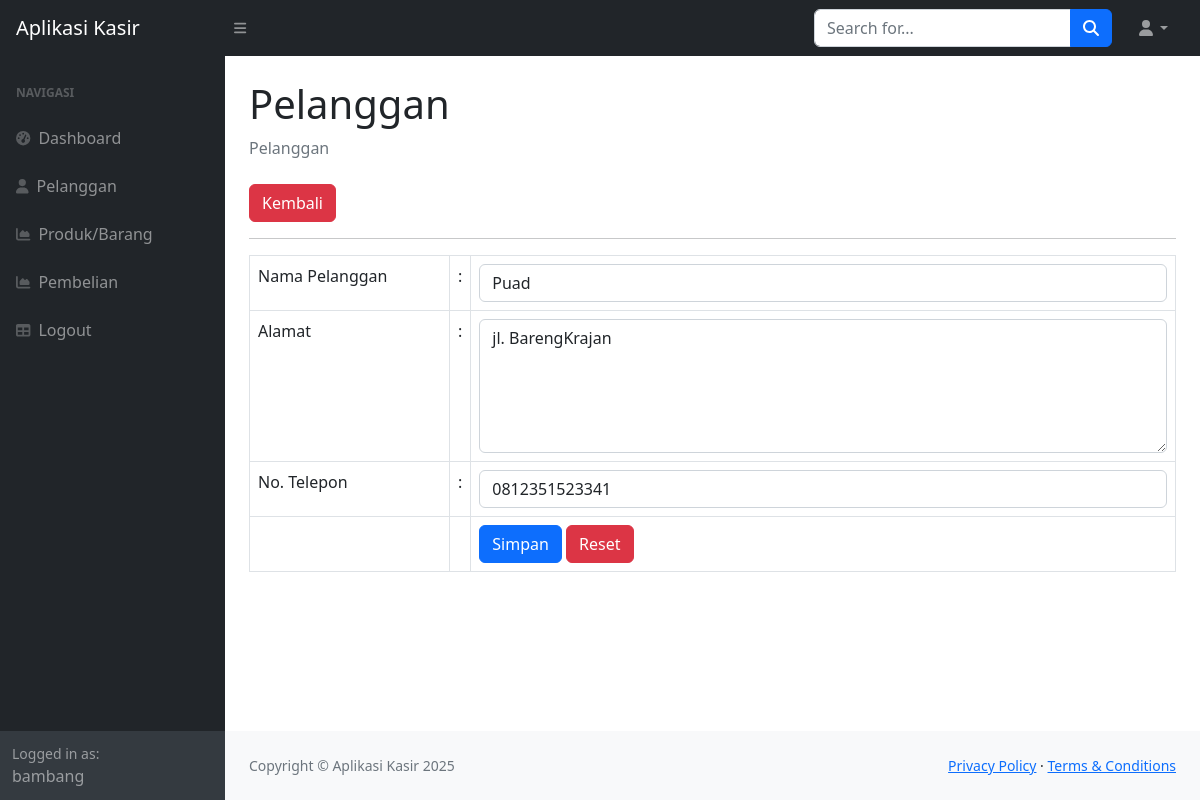
The app's page /?page=pelanggan_ubah&&id=1 (signed in) with its own data.
### tables this page shows
CREATE TABLE `pelanggan` (
  `id_pelanggan` int(11) NOT NULL,
  `nama_pelanggan` varchar(255) DEFAULT NULL,
  `alamat` text DEFAULT NULL,
  `no_telepon` varchar(255) DEFAULT NULL
);

### pelanggan_ubah.php (the view, shortened to what this page needs)
<?php
    $id = $_GET['id'];
    $query = mysqli_query($koneksi,"SELECT*FROM pelanggan WHERE id_pelanggan=$id");
    $data = mysqli_fetch_array($query);
?>
<div class="container-fluid px-4">
                        <h1 class="mt-4">Pelanggan</h1>
                        <ol class="breadcrumb mb-4">
                            <li class="breadcrumb-item active">Pelanggan</li>
                        </ol>
                            <a href="?page=pelanggan" class="btn btn-danger">Kembali</a>
                            <hr>
                            <form method="POST">
                                <table class="table table-bordered">
                                    <tr>
                                        <td width="200">Nama Pelanggan</td>
                                        <td width="1">:</td>
                                        <td><input class="form-control" value="<?php echo $data['nama_pelanggan']; ?>" type="text" name="nama_pelanggan"></td>
                                    </tr>
                                    <tr>
                                        <td>Alamat</td>
                                        <td>:</td>
                                        <td>
                                        <textarea name="alamat" rows="5" class="form-control"><?php echo $data['alamat']; ?></textarea>
                                        </td>
                                    </tr>
                                    <tr>
                                        <td>No. Telepon</td>
                                        <td>:</td>
                                        <td><input class="form-control" type="number" step="0" value="<?php echo $data['no_telepon']; ?>" name="no_telepon"></td>
                                    </tr>
                                    <tr>
                                        <td></td>
                                        <td></td>
                                        <td>
                                            <button type="submit" class="btn btn-primary">Simpan</button>
                                            <button type="reset" class="btn btn-danger">Reset</button>
                                        </td>
                                    </tr>
                                </table>
                            </form>
                    </div>

### records on screen
pelanggan: nama_pelanggan "Puad", alamat "jl. BarengKrajan", no_telepon "0812351523341"

### other values on screen
$_SESSION['user']['nama'] "bambang"
